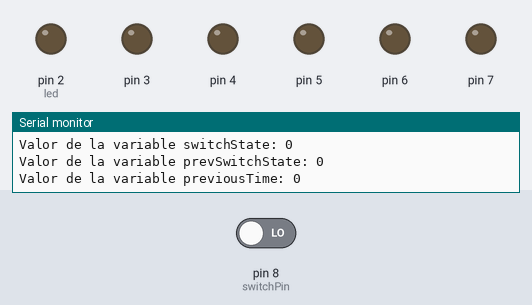
The sketch below on a simulated Arduino Uno, built with avr-gcc and run on an emulated ATmega328P. On the bench: output pins drawn as LEDs (lit = HIGH), the last lines printed to the serial monitor. The inputs (shaded band) are chosen by the test bench; at power-on: pin 8 (switchPin) LOW.

Above: at 1.3 s.
1.4 s: pin 8 (switchPin) driven HIGH
At 2.5 s:
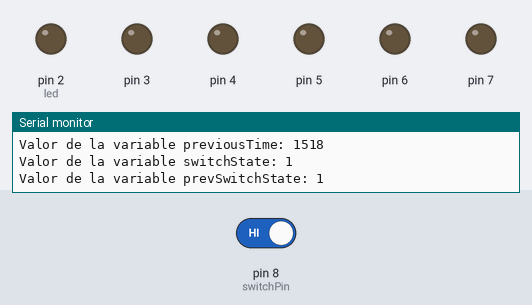
4.4 s: pin 8 (switchPin) driven LOW
At 8.0 s:
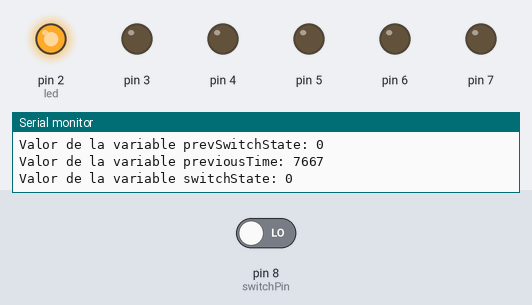
Timing chart, 0 to 61.6 s (numbered marks = the images above; inputs shaded):
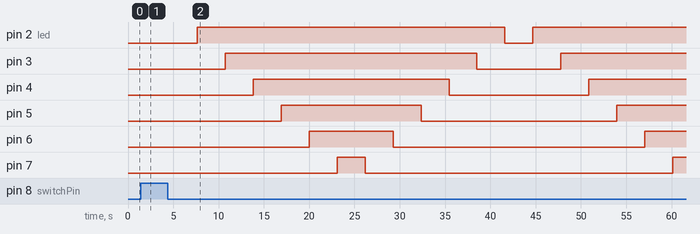

The sketch:

Rejoj_arena_digital.ino
```cpp
const int switchPin = 8;
unsigned long previousTime = 0;
int switchState = 0;
int prevSwitchState = 0;
int led = 2;
long interval = 3000;
int outputVoltage = HIGH;
int i = 1;

void setup() {
  for (int x = 2; x<8; x++){
    pinMode(x,OUTPUT);
  }
  pinMode(switchPin,INPUT);
  Serial.begin(9600);
}

void loop() {
  unsigned long currentTime = millis();
  if (currentTime - previousTime > interval){
    previousTime = currentTime;
    digitalWrite(led,outputVoltage);
    led = led + i;
    if (led > 7){
      outputVoltage = LOW;
      led--;
      i = -1;
    }
    if (led < 2){
      outputVoltage = HIGH;
      i = 1;
      led++;
    }
   }

  switchState = digitalRead(switchPin);

  if (switchState != prevSwitchState){
    for (int x = 2; x<8; x++){
      digitalWrite(x,LOW);
    }
    led = 2;
    previousTime = currentTime;
  }

  prevSwitchState = switchState;

  Serial.print("Valor de la variable previousTime: ");
  Serial.println(previousTime);
  Serial.print("Valor de la variable switchState: ");
  Serial.println(switchState);
  Serial.print("Valor de la variable prevSwitchState: ");
  Serial.println(prevSwitchState);
  delay(200);
}
```

Measured:
- after the input at 1.4 s, pin 2 (led): stays LOW (without the input it goes to HIGH after 1.6 s)
